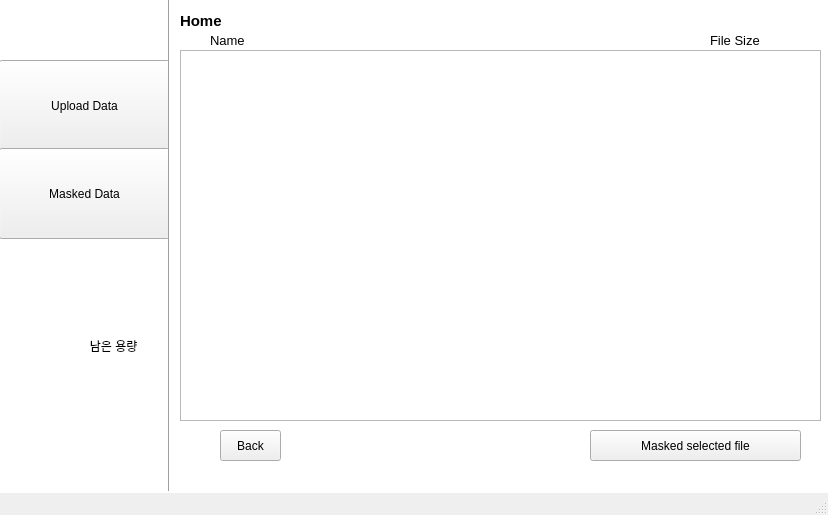
<?xml version="1.0" encoding="UTF-8"?>
<ui version="4.0">
 <class>MainWindow</class>
 <widget class="QMainWindow" name="MainWindow">
  <property name="geometry">
   <rect>
    <x>0</x>
    <y>0</y>
    <width>828</width>
    <height>515</height>
   </rect>
  </property>
  <property name="windowTitle">
   <string>MainWindow</string>
  </property>
  <widget class="QWidget" name="centralwidget">
   <widget class="QLabel" name="label">
    <property name="geometry">
     <rect>
      <x>-20</x>
      <y>-50</y>
      <width>851</width>
      <height>621</height>
     </rect>
    </property>
    <property name="font">
     <font>
      <pointsize>9</pointsize>
      <bold>false</bold>
     </font>
    </property>
    <property name="styleSheet">
     <string notr="true">background-color:white;</string>
    </property>
    <property name="text">
     <string/>
    </property>
   </widget>
   <widget class="QPushButton" name="pushButton">
    <property name="geometry">
     <rect>
      <x>-1</x>
      <y>60</y>
      <width>171</width>
      <height>91</height>
     </rect>
    </property>
    <property name="text">
     <string>Upload Data</string>
    </property>
   </widget>
   <widget class="QPushButton" name="pushButton_2">
    <property name="geometry">
     <rect>
      <x>-1</x>
      <y>148</y>
      <width>171</width>
      <height>91</height>
     </rect>
    </property>
    <property name="text">
     <string>Masked Data</string>
    </property>
   </widget>
   <widget class="Line" name="line">
    <property name="geometry">
     <rect>
      <x>161</x>
      <y>-30</y>
      <width>16</width>
      <height>521</height>
     </rect>
    </property>
    <property name="styleSheet">
     <string notr="true">color:black;</string>
    </property>
    <property name="orientation">
     <enum>Qt::Vertical</enum>
    </property>
   </widget>
   <widget class="QLabel" name="label_2">
    <property name="geometry">
     <rect>
      <x>180</x>
      <y>10</y>
      <width>71</width>
      <height>21</height>
     </rect>
    </property>
    <property name="font">
     <font>
      <pointsize>11</pointsize>
      <bold>true</bold>
     </font>
    </property>
    <property name="text">
     <string>Home</string>
    </property>
   </widget>
   <widget class="QPushButton" name="pushButton_3">
    <property name="geometry">
     <rect>
      <x>220</x>
      <y>430</y>
      <width>61</width>
      <height>31</height>
     </rect>
    </property>
    <property name="text">
     <string>Back</string>
    </property>
   </widget>
   <widget class="QPushButton" name="pushButton_4">
    <property name="geometry">
     <rect>
      <x>590</x>
      <y>430</y>
      <width>211</width>
      <height>31</height>
     </rect>
    </property>
    <property name="text">
     <string>Masked selected file</string>
    </property>
   </widget>
   <widget class="QLabel" name="label_3">
    <property name="geometry">
     <rect>
      <x>210</x>
      <y>30</y>
      <width>71</width>
      <height>21</height>
     </rect>
    </property>
    <property name="font">
     <font>
      <pointsize>10</pointsize>
      <bold>false</bold>
     </font>
    </property>
    <property name="text">
     <string>Name</string>
    </property>
   </widget>
   <widget class="QLabel" name="label_4">
    <property name="geometry">
     <rect>
      <x>710</x>
      <y>30</y>
      <width>71</width>
      <height>21</height>
     </rect>
    </property>
    <property name="font">
     <font>
      <pointsize>10</pointsize>
      <bold>false</bold>
     </font>
    </property>
    <property name="text">
     <string>File Size</string>
    </property>
   </widget>
   <widget class="QLabel" name="label_5">
    <property name="geometry">
     <rect>
      <x>0</x>
      <y>320</y>
      <width>171</width>
      <height>51</height>
     </rect>
    </property>
    <property name="text">
     <string>                           남은 용량</string>
    </property>
   </widget>
   <widget class="QListView" name="listView">
    <property name="geometry">
     <rect>
      <x>180</x>
      <y>50</y>
      <width>641</width>
      <height>371</height>
     </rect>
    </property>
   </widget>
  </widget>
  <widget class="QMenuBar" name="menubar">
   <property name="geometry">
    <rect>
     <x>0</x>
     <y>0</y>
     <width>828</width>
     <height>22</height>
    </rect>
   </property>
  </widget>
  <widget class="QStatusBar" name="statusbar"/>
 </widget>
 <resources/>
 <connections/>
</ui>
